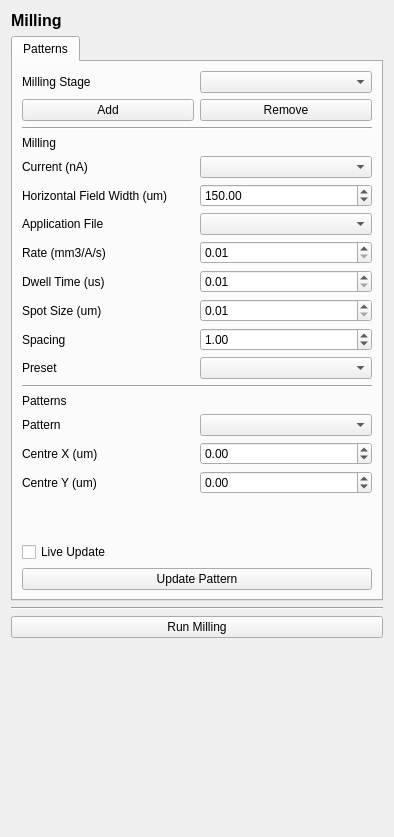
<?xml version="1.0" encoding="UTF-8"?>
<ui version="4.0">
 <class>Form</class>
 <widget class="QWidget" name="Form">
  <property name="geometry">
   <rect>
    <x>0</x>
    <y>0</y>
    <width>394</width>
    <height>837</height>
   </rect>
  </property>
  <property name="windowTitle">
   <string>Form</string>
  </property>
  <layout class="QGridLayout" name="gridLayout">
   <item row="17" column="0" colspan="2">
    <widget class="QTabWidget" name="tabWidget">
     <property name="minimumSize">
      <size>
       <width>0</width>
       <height>0</height>
      </size>
     </property>
     <property name="currentIndex">
      <number>0</number>
     </property>
     <widget class="QWidget" name="tab_patterns">
      <attribute name="title">
       <string>Patterns</string>
      </attribute>
      <layout class="QGridLayout" name="gridLayout_4">
       <item row="23" column="0" colspan="2">
        <spacer name="verticalSpacer_2">
         <property name="orientation">
          <enum>Qt::Vertical</enum>
         </property>
         <property name="sizeHint" stdset="0">
          <size>
           <width>20</width>
           <height>40</height>
          </size>
         </property>
        </spacer>
       </item>
       <item row="19" column="0">
        <widget class="QLabel" name="label_centre_y">
         <property name="text">
          <string>Centre Y (um)</string>
         </property>
        </widget>
       </item>
       <item row="2" column="1">
        <widget class="QPushButton" name="pushButton_remove_milling_stage">
         <property name="text">
          <string>Remove</string>
         </property>
        </widget>
       </item>
       <item row="18" column="0">
        <widget class="QLabel" name="label_centre_x">
         <property name="text">
          <string>Centre X (um)</string>
         </property>
        </widget>
       </item>
       <item row="14" column="0" colspan="2">
        <widget class="QLabel" name="label_patterns_header">
         <property name="text">
          <string>Patterns</string>
         </property>
        </widget>
       </item>
       <item row="12" column="0">
        <widget class="QLabel" name="label_preset">
         <property name="text">
          <string>Preset</string>
         </property>
        </widget>
       </item>
       <item row="5" column="1">
        <widget class="QComboBox" name="comboBox_milling_current"/>
       </item>
       <item row="21" column="0" rowspan="2" colspan="2">
        <layout class="QGridLayout" name="gridLayout_patterns"/>
       </item>
       <item row="7" column="0">
        <widget class="QLabel" name="label_application_file">
         <property name="text">
          <string>Application File</string>
         </property>
        </widget>
       </item>
       <item row="13" column="0" colspan="2">
        <widget class="Line" name="line_2">
         <property name="orientation">
          <enum>Qt::Horizontal</enum>
         </property>
        </widget>
       </item>
       <item row="5" column="0">
        <widget class="QLabel" name="label_milling_current">
         <property name="text">
          <string>Current (nA)</string>
         </property>
        </widget>
       </item>
       <item row="1" column="1">
        <widget class="QComboBox" name="comboBox_milling_stage"/>
       </item>
       <item row="19" column="1">
        <widget class="QDoubleSpinBox" name="doubleSpinBox_centre_y">
         <property name="minimum">
          <double>-10000000000000000.000000000000000</double>
         </property>
         <property name="maximum">
          <double>99999999999999991611392.000000000000000</double>
         </property>
         <property name="singleStep">
          <double>0.100000000000000</double>
         </property>
        </widget>
       </item>
       <item row="3" column="0" colspan="2">
        <widget class="Line" name="line_3">
         <property name="orientation">
          <enum>Qt::Horizontal</enum>
         </property>
        </widget>
       </item>
       <item row="6" column="1">
        <widget class="QDoubleSpinBox" name="doubleSpinBox_hfw">
         <property name="minimum">
          <double>10.000000000000000</double>
         </property>
         <property name="maximum">
          <double>2700.000000000000000</double>
         </property>
         <property name="value">
          <double>150.000000000000000</double>
         </property>
        </widget>
       </item>
       <item row="18" column="1">
        <widget class="QDoubleSpinBox" name="doubleSpinBox_centre_x">
         <property name="minimum">
          <double>-9999999999999999583119736832.000000000000000</double>
         </property>
         <property name="maximum">
          <double>1000000000000000000.000000000000000</double>
         </property>
         <property name="singleStep">
          <double>0.100000000000000</double>
         </property>
        </widget>
       </item>
       <item row="6" column="0">
        <widget class="QLabel" name="label_hfw">
         <property name="text">
          <string>Horizontal Field Width (um)</string>
         </property>
        </widget>
       </item>
       <item row="1" column="0">
        <widget class="QLabel" name="label_milling_stage">
         <property name="text">
          <string>Milling Stage</string>
         </property>
        </widget>
       </item>
       <item row="12" column="1">
        <widget class="QComboBox" name="comboBox_preset"/>
       </item>
       <item row="16" column="0">
        <widget class="QLabel" name="label_pattern_set">
         <property name="text">
          <string>Pattern</string>
         </property>
        </widget>
       </item>
       <item row="9" column="1">
        <widget class="QDoubleSpinBox" name="doubleSpinBox_dwell_time">
         <property name="minimum">
          <double>0.010000000000000</double>
         </property>
         <property name="singleStep">
          <double>0.010000000000000</double>
         </property>
        </widget>
       </item>
       <item row="7" column="1">
        <widget class="QComboBox" name="comboBox_application_file"/>
       </item>
       <item row="2" column="0">
        <widget class="QPushButton" name="pushButton_add_milling_stage">
         <property name="text">
          <string>Add</string>
         </property>
        </widget>
       </item>
       <item row="8" column="1">
        <widget class="QDoubleSpinBox" name="doubleSpinBox_rate">
         <property name="minimum">
          <double>0.010000000000000</double>
         </property>
         <property name="singleStep">
          <double>0.010000000000000</double>
         </property>
        </widget>
       </item>
       <item row="8" column="0">
        <widget class="QLabel" name="label_rate">
         <property name="text">
          <string>Rate (mm3/A/s)</string>
         </property>
        </widget>
       </item>
       <item row="10" column="1">
        <widget class="QDoubleSpinBox" name="doubleSpinBox_spot_size">
         <property name="minimum">
          <double>0.010000000000000</double>
         </property>
         <property name="singleStep">
          <double>0.010000000000000</double>
         </property>
        </widget>
       </item>
       <item row="25" column="0" colspan="2">
        <widget class="QPushButton" name="pushButton">
         <property name="text">
          <string>Update Pattern</string>
         </property>
        </widget>
       </item>
       <item row="16" column="1">
        <widget class="QComboBox" name="comboBox_patterns"/>
       </item>
       <item row="24" column="0">
        <widget class="QCheckBox" name="checkBox_live_update">
         <property name="text">
          <string>Live Update</string>
         </property>
        </widget>
       </item>
       <item row="4" column="0" colspan="2">
        <widget class="QLabel" name="label_milling_header">
         <property name="text">
          <string>Milling</string>
         </property>
        </widget>
       </item>
       <item row="9" column="0">
        <widget class="QLabel" name="label_dwell_time">
         <property name="text">
          <string>Dwell Time (us)</string>
         </property>
        </widget>
       </item>
       <item row="10" column="0">
        <widget class="QLabel" name="label_spot_size">
         <property name="text">
          <string>Spot Size (um)</string>
         </property>
        </widget>
       </item>
       <item row="11" column="0">
        <widget class="QLabel" name="label_spacing">
         <property name="text">
          <string>Spacing</string>
         </property>
        </widget>
       </item>
       <item row="11" column="1">
        <widget class="QDoubleSpinBox" name="doubleSpinBox_spacing">
         <property name="value">
          <double>1.000000000000000</double>
         </property>
        </widget>
       </item>
      </layout>
     </widget>
    </widget>
   </item>
   <item row="29" column="0" colspan="2">
    <spacer name="verticalSpacer">
     <property name="orientation">
      <enum>Qt::Vertical</enum>
     </property>
     <property name="sizeHint" stdset="0">
      <size>
       <width>20</width>
       <height>40</height>
      </size>
     </property>
    </spacer>
   </item>
   <item row="28" column="0" colspan="2">
    <widget class="QLabel" name="label_info">
     <property name="text">
      <string/>
     </property>
     <property name="wordWrap">
      <bool>true</bool>
     </property>
    </widget>
   </item>
   <item row="19" column="0" colspan="2">
    <widget class="Line" name="line">
     <property name="orientation">
      <enum>Qt::Horizontal</enum>
     </property>
    </widget>
   </item>
   <item row="27" column="0" colspan="2">
    <widget class="QPushButton" name="pushButton_run_milling">
     <property name="text">
      <string>Run Milling</string>
     </property>
    </widget>
   </item>
   <item row="0" column="0" colspan="2">
    <widget class="QLabel" name="label_title">
     <property name="font">
      <font>
       <pointsize>12</pointsize>
       <weight>75</weight>
       <bold>true</bold>
      </font>
     </property>
     <property name="text">
      <string>Milling</string>
     </property>
    </widget>
   </item>
  </layout>
 </widget>
 <resources/>
 <connections/>
</ui>
